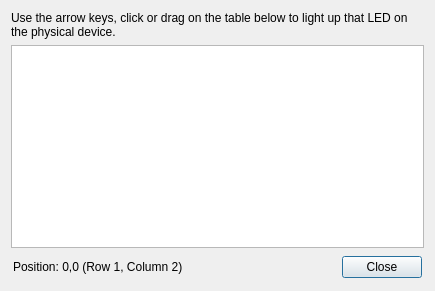
<?xml version="1.0" encoding="UTF-8"?>
<ui version="4.0">
 <class>InspectMatrixDialog</class>
 <widget class="QDialog" name="InspectMatrixDialog">
  <property name="windowModality">
   <enum>Qt::WindowModal</enum>
  </property>
  <property name="geometry">
   <rect>
    <x>0</x>
    <y>0</y>
    <width>435</width>
    <height>291</height>
   </rect>
  </property>
  <property name="windowTitle">
   <string notr="true">Inspect Matrix</string>
  </property>
  <property name="windowIcon">
   <iconset theme="table"/>
  </property>
  <property name="modal">
   <bool>true</bool>
  </property>
  <layout class="QVBoxLayout" name="verticalLayout">
   <item>
    <widget class="QLabel" name="Label">
     <property name="text">
      <string extracomment="Help text when inspecting a device's matrix">Use the arrow keys, click or drag on the table below to light up that LED on the physical device.</string>
     </property>
     <property name="wordWrap">
      <bool>true</bool>
     </property>
    </widget>
   </item>
   <item>
    <widget class="QTableWidget" name="Matrix">
     <property name="sizeAdjustPolicy">
      <enum>QAbstractScrollArea::AdjustToContentsOnFirstShow</enum>
     </property>
     <property name="editTriggers">
      <set>QAbstractItemView::NoEditTriggers</set>
     </property>
     <attribute name="horizontalHeaderDefaultSectionSize">
      <number>49</number>
     </attribute>
    </widget>
   </item>
   <item>
    <widget class="QWidget" name="DialogButtons" native="true">
     <layout class="QHBoxLayout" name="horizontalLayout">
      <property name="spacing">
       <number>2</number>
      </property>
      <property name="leftMargin">
       <number>2</number>
      </property>
      <property name="topMargin">
       <number>2</number>
      </property>
      <property name="rightMargin">
       <number>2</number>
      </property>
      <property name="bottomMargin">
       <number>2</number>
      </property>
      <item>
       <widget class="QLabel" name="CurrentPosition">
        <property name="text">
         <string notr="true">Position: 0,0 (Row 1, Column 2)</string>
        </property>
       </widget>
      </item>
      <item>
       <spacer name="horizontalSpacer">
        <property name="orientation">
         <enum>Qt::Horizontal</enum>
        </property>
        <property name="sizeHint" stdset="0">
         <size>
          <width>40</width>
          <height>20</height>
         </size>
        </property>
       </spacer>
      </item>
      <item>
       <widget class="QPushButton" name="Close">
        <property name="text">
         <string>Close</string>
        </property>
        <property name="icon">
         <iconset theme="dialog-close"/>
        </property>
       </widget>
      </item>
     </layout>
    </widget>
   </item>
  </layout>
 </widget>
 <resources/>
 <connections/>
</ui>
